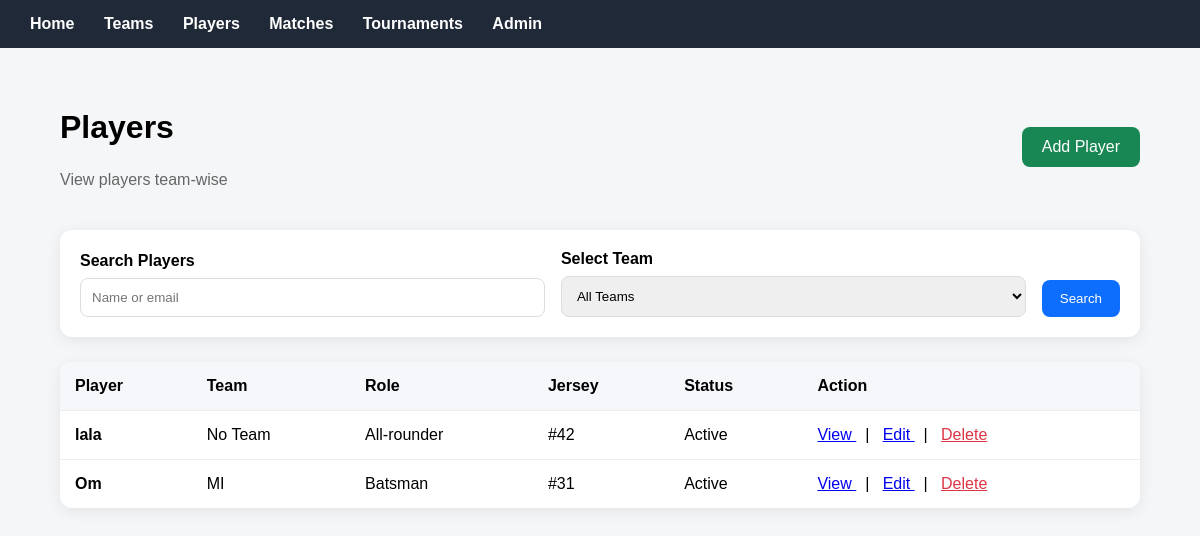
The app's page /teams/players/ (signed in) with its own data.
### teams/models.py (models this page shows, shortened)
class Player(models.Model):
    PLAYING_ROLE_CHOICES = [
        ('batsman', 'Batsman'),
        ('bowler', 'Bowler'),
        ('all_rounder', 'All-rounder'),
        ('wicket_keeper', 'Wicket-keeper'),
    ]
    BATTING_STYLE_CHOICES = [
        ('right_hand', 'Right Hand'),
        ('left_hand', 'Left Hand'),
    ]
    BOWLING_STYLE_CHOICES = [
        ('right_arm_fast', 'Right-arm Fast'),
        ('left_arm_fast', 'Left-arm Fast'),
        ('right_arm_medium', 'Right-arm Medium'),
        ('left_arm_medium', 'Left-arm Medium'),
        ('right_arm_spin', 'Right-arm Spin'),
        ('left_arm_spin', 'Left-arm Spin'),
        ('none', 'None'),
    ]
    user = models.OneToOneField(
        User,
        on_delete=models.SET_NULL,
        null=True,
        blank=True,
        related_name='player_profile'
    )
    name = models.CharField(max_length=100)
    profile_photo = models.ImageField(
        upload_to='players/',
        blank=True,
        null=True
    )
    team = models.ForeignKey(
        Team,
        on_delete=models.SET_NULL,
        null=True,
        blank=True,
        related_name='players'
    )
    date_of_birth = models.DateField(null=True, blank=True)
    jersey_number = models.IntegerField(null=True, blank=True)
    email = models.EmailField(blank=True)
    phone = models.CharField(max_length=20, blank=True)
    playing_role = models.CharField(
        max_length=20,
        choices=PLAYING_ROLE_CHOICES,
        default='batsman'
    )
    batting_style = models.CharField(
        max_length=20,
        choices=BATTING_STYLE_CHOICES,
        default='right_hand'
    )
    bowling_style = models.CharField(
        max_length=25,
        choices=BOWLING_STYLE_CHOICES,
        default='none'
    )
    status = models.CharField(
        max_length=20,
        choices=[
            ('active', 'Active'),
            ('inactive', 'Inactive'),
            ('injured', 'Injured'),
        ],
        default='active'
    )
    join_date = models.DateField(auto_now_add=True)

class Team(models.Model):
    name = models.CharField(max_length=100)
    logo = models.ImageField(
        upload_to='teams/',
        blank=True,
        null=True
    )
    coach = models.ForeignKey(
        Coach,
        on_delete=models.SET_NULL,
        null=True,
        blank=True,
        related_name='teams'
    )
    city = models.CharField(max_length=100)
    description = models.TextField(blank=True)
    established_date = models.DateField(null=True, blank=True)
    status = models.CharField(
        max_length=20,
        choices=[
            ('active', 'Active'),
            ('inactive', 'Inactive'),
        ],
        default='active'
    )
    created_at = models.DateTimeField(auto_now_add=True)

### teams/views.py (the view)
# urls.py: path("teams/players/", player_list, name="player_list"),
@login_required
def player_list(request):
    players = Player.objects.all().select_related(
        'team'
    )
    search = request.GET.get(
        'search',
        ''
    )
    if search:
        players = players.filter(
            Q(name__icontains=search) |
            Q(email__icontains=search)
        )
    team_filter = request.GET.get(
        'team',
        ''
    )
    if team_filter:
        players = players.filter(
            team_id=team_filter
        )
    role_filter = request.GET.get(
        'role',
        ''
    )
    if role_filter:
        players = players.filter(
            playing_role=role_filter
        )
    teams = Team.objects.all()
    return render(
        request,
        'teams/player_list.html',
        {
            'players': players,
            'search': search,
            'teams': teams,
            'team_filter': team_filter,
            'role_filter': role_filter
        }
    )

### notifications/context_processors.py (called while the page is built)
def notification_count(request):
    if request.user.is_authenticated:
        from notifications.models import Notification
        count = Notification.objects.filter(user=request.user, is_read=False).count()
        return {'unread_notification_count': count}
    return {'unread_notification_count': 0}

### templates/teams/player_list.html (shortened to what this page needs)
{% extends "base.html" %}
{% block content %}
<div class="container" style="max-width:1100px; margin:40px auto;">
    <div style="
        display:flex;
        justify-content:space-between;
        align-items:center;
        margin-bottom:25px;
    ">
        <div>
            <h1>Players</h1>
            <p style="color:#666;">
                View players team-wise
            </p>
        </div>
        <a href="{% url 'add_player' %}"
           style="
           background:#198754;
           color:white;
           padding:11px 20px;
           border-radius:8px;
           text-decoration:none;
           ">
            Add Player
        </a>
    </div>
    <div style="
        background:white;
        padding:20px;
        border-radius:12px;
        box-shadow:0 3px 15px rgba(0,0,0,0.08);
        margin-bottom:25px;
    ">
        <form method="get">
            <div style="display:flex; flex-wrap:wrap; gap:16px; align-items:end;">
                <div style="flex:1; min-width:220px;">
                    <label style="font-weight:600; display:block; margin-bottom:8px;">
                        Search Players
                    </label>
                    <input type="text" name="search" value="{{ search }}" placeholder="Name or email" style="width:100%; padding:11px; border:1px solid #ddd; border-radius:8px; box-sizing:border-box;">
                </div>
                <div style="flex:1; min-width:220px;">
                    <label style="font-weight:600; display:block; margin-bottom:8px;">
                        Select Team
                    </label>
                    <select name="team"
                            onchange="this.form.submit()"
                            style="
                            width:100%;
                            padding:11px;
                            border:1px solid #ddd;
                            border-radius:8px;
                            box-sizing:border-box;
                            ">
                        <option value="">
                            All Teams
                        </option>
                    </select>
                </div>
                <div style="align-self:flex-end;">
                    <button type="submit" style="padding:11px 18px; border:none; border-radius:8px; background:#0d6efd; color:white; cursor:pointer;">Search</button>
                </div>
            </div>
        </form>
    </div>
    <div style="
        background:white;
        border-radius:12px;
        overflow:hidden;
        box-shadow:0 3px 15px rgba(0,0,0,0.08);
    ">
        <table style="
            width:100%;
            border-collapse:collapse;
        ">
            <thead>
                <tr style="background:#f5f7fa;">
                    <th style="padding:15px; text-align:left;">
                        Player
                    </th>
                    <th style="padding:15px; text-align:left;">
                        Team
                    </th>
                    <th style="padding:15px; text-align:left;">
                        Role
                    </th>
                    <th style="padding:15px; text-align:left;">
                        Jersey
                    </th>
                    <th style="padding:15px; text-align:left;">
                        Status
                    </th>
                    <th style="padding:15px; text-align:left;">
                        Action
                    </th>
                </tr>
            </thead>
            <tbody>
                {% for player in players %}
                <tr style="border-top:1px solid #eee;">
                    <td style="padding:15px;">
                        <strong>{{ player.name }}</strong>
                    </td>
                    <td style="padding:15px;">
                        {% if player.team %}
                            {{ player.team.name }}
                        {% else %}
                            No Team
                        {% endif %}
                    </td>
                    <td style="padding:15px;">
                        {{ player.get_playing_role_display }}
                    </td>
                    <td style="padding:15px;">
                        {% if player.jersey_number %}
                            #{{ player.jersey_number }}
                        {% else %}
                            -
                        {% endif %}
                    </td>
                    <td style="padding:15px;">
                        {{ player.get_status_display }}
                    </td>
                    <td style="padding:15px;">
                        <a href="{% url 'player_detail' player.id %}">
                            View
                        </a>
                        &nbsp; | &nbsp;
                        <a href="{% url 'edit_player' player.id %}">
                            Edit
                        </a>
                        &nbsp; | &nbsp;
                        <a href="{% url 'delete_player' player.id %}"
                           style="color:#dc3545;">
                            Delete
                        </a>
                    </td>
                </tr>
                {% endfor %}
            </tbody>
        </table>
    </div>
</div>
{% endblock %}

### templates/base.html (style rules this page uses)
body { margin: 0; font-family: Arial, sans-serif; background: #f4f6f8; }
.container { width: 90%; max-width: 1100px; margin: 40px auto; }
h1 { margin-bottom: 25px; }

### records on screen
Player: name "lala", shows "No Team", playing_role "All-rounder", jersey_number "42", status "Active"
Player: name "Om", team.name "MI", playing_role "Batsman", jersey_number "31", status "Active"
